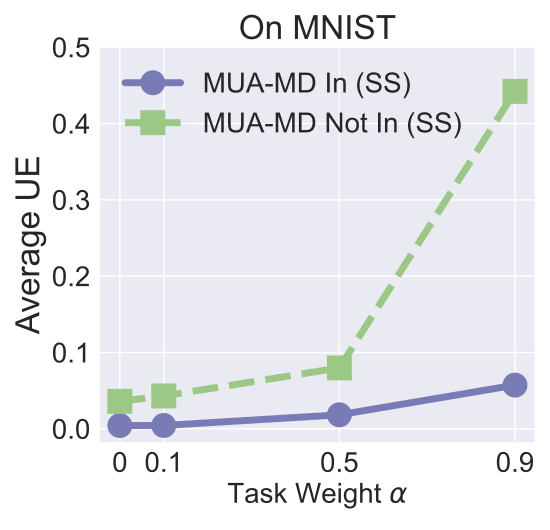

Recreate this plot in Python.


import numpy as np
import matplotlib.pyplot as plt
from matplotlib.ticker import ScalarFormatter


epsilon = 3
beta = 1 / epsilon


x=[0, 0.1, 0.5, 0.9]

labels = ['0', '0.1', '0.5', '0.9']
# unl_org = [97.77, 97.55, 97.35, 97.29, 97.21, 97.21]

# unl_hess_r = [96.6, 96.66, 96.04, 95.94, 95.85, 97.21]
unl_mib = [0.0043, 0.0044, 0.018409, 0.0573]

unl_muv = [0.03600, 0.04310, 0.079888, 0.442221]
# unl_ss_wo = [94.32, 94.53, 94.78, 93.38, 94.04, 97.21]

unl_multi_lower_in=[0.006774, 0.00792, 0.01958, 0.05628]
unl_multi_lower_not_in =[0.0108651, 0.01275, 0.049736, 0.417920]

for i in range(len(x)):
    unl_mib[i] = unl_mib[i]
    unl_muv[i] = unl_muv[i]
    unl_multi_lower_in[i] = unl_multi_lower_in[i]
    unl_multi_lower_not_in[i] = unl_multi_lower_not_in[i]

plt.style.use('seaborn')
plt.figure(figsize=(5.5, 5.3))
l_w=5
m_s=15
marker_s = 3
markevery=1
#plt.figure(figsize=(8, 5.3))
#plt.plot(x, unl_fr, color='blue', marker='^', label='Retrain',linewidth=l_w, markersize=m_s)
plt.plot(x, unl_mib, linestyle='-', color='#797BB7', marker='o', fillstyle='full', markevery=markevery,
         label='MUA-MD In (SS)', linewidth=l_w, markersize=m_s, markeredgewidth=marker_s)

#plt.plot(x, unl_ss_w, color='g',  marker='*',  label='PriMU$_{w}$',linewidth=l_w, markersize=m_s)
plt.plot(x, unl_muv, linestyle='--', color='#9BC985',  marker='s', fillstyle='full', markevery=markevery,
         label='MUA-MD Not In (SS)',linewidth=l_w, markersize=m_s, markeredgewidth=marker_s)

# plt.plot(x, unl_multi_lower_in, linestyle='-.', color='#2A5522',  marker='D', fillstyle='full', markevery=markevery,
#          label='MS In',linewidth=l_w, markersize=m_s, markeredgewidth=marker_s)
#
#
# plt.plot(x, unl_multi_lower_not_in, linestyle=':', color='#E07B54',  marker='^', fillstyle='full', markevery=markevery,
#          label='MS Not In', linewidth=l_w,  markersize=m_s, markeredgewidth=marker_s)
#


#plt.plot(x, unl_vibu, color='silver',  marker='d',  label='VIBU',linewidth=4,  markersize=10)

# plt.plot(x, y_sa03, color='r',  marker='2',  label='AAAI21 A_acc, pr=0.3',linewidth=3, markersize=8)
# plt.plot(x, y_sa05, color='darkblue',  marker='4',  label='AAAI21 A_acc, pr=0.5',linewidth=3, markersize=8)
# plt.plot(x, y_ma03, color='darkviolet',  marker='3',  label='FedMC A_acc, pr=0.3',linewidth=3, markersize=8)
# plt.plot(x, y_ma05, color='cyan',  marker='p',  label='FedMC A_acc, pr=0.5',linewidth=3, markersize=8)


# plt.grid()
leg = plt.legend(fancybox=True, shadow=True)
# plt.xlabel('Malicious Client Ratio (%)' ,fontsize=16)
plt.ylabel('Average UE' ,fontsize=24)
my_y_ticks = np.arange(0, 0.52, 0.1)
plt.yticks(my_y_ticks,fontsize=20)
# plt.yscale('log')

plt.xlabel('Task Weight $\\alpha$' ,fontsize=20)

plt.xticks(x, labels, fontsize=20)
# plt.title('CIFAR10 IID')

# Annotating the y-axis with the unit at its end using scientific notation

# Create a ScalarFormatter object
# Scale the y-values by a factor of 10


#plt.annotate(r"1e-1", xy=(0.1, 1.01), xycoords='axes fraction', xytext=(-10, 10),textcoords='offset points', ha='right', va='center', fontsize=15)

plt.title('On MNIST', fontsize=24 )

# plt.text(-0.1, 0.5, 'Title Beside Y', transform=ax[0].transAxes,
#            va='center', ha='left', rotation='vertical')
plt.legend(loc='best',fontsize=20)
plt.tight_layout()
#plt.title("MNIST")
plt.rcParams['figure.figsize'] = (2.0, 1)
plt.rcParams['image.interpolation'] = 'nearest'
plt.rcParams['figure.subplot.left'] = 0.11
plt.rcParams['figure.subplot.bottom'] = 0.08
plt.rcParams['figure.subplot.right'] = 0.977
plt.rcParams['figure.subplot.top'] = 0.969
plt.savefig('mnist_influence_app_lower_bound_analysis.pdf', format='pdf', dpi=200)
plt.show()
